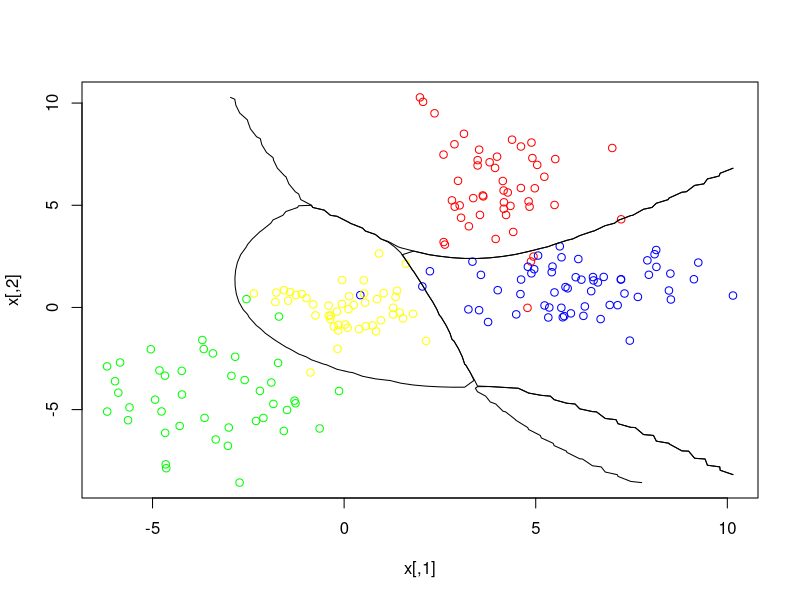
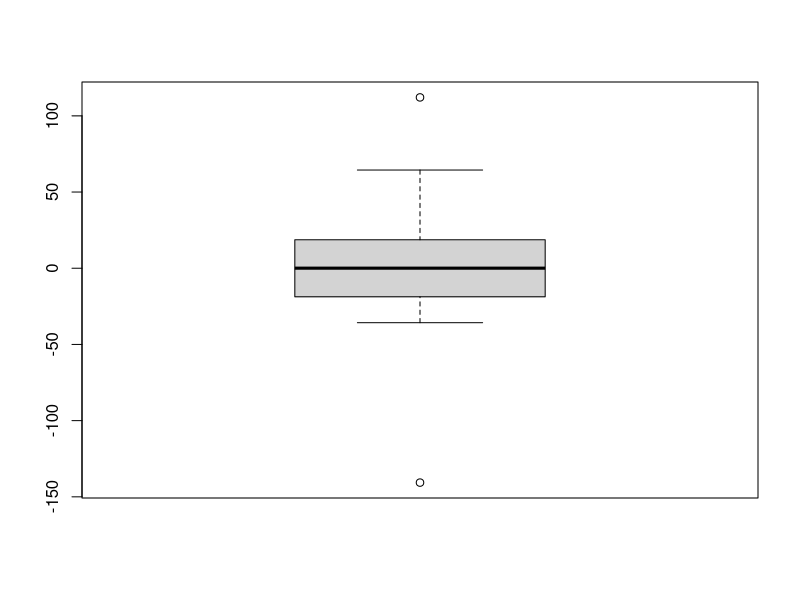
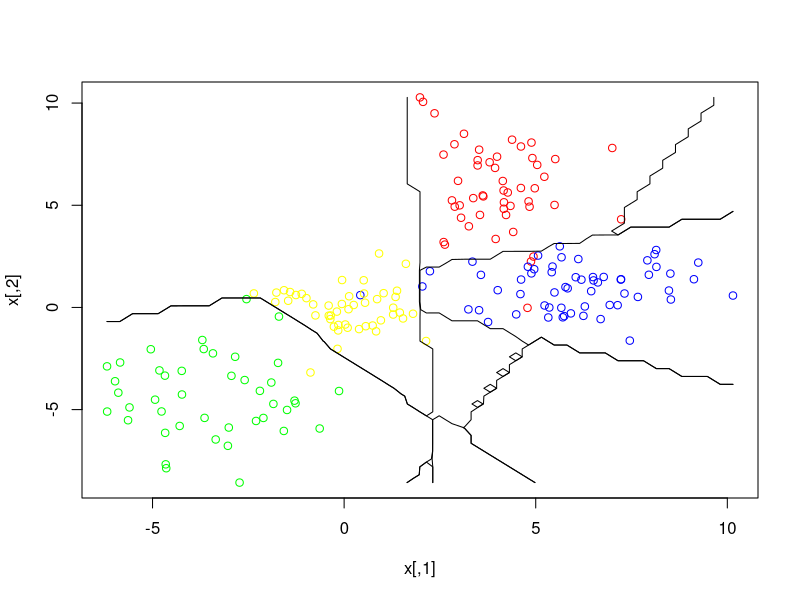
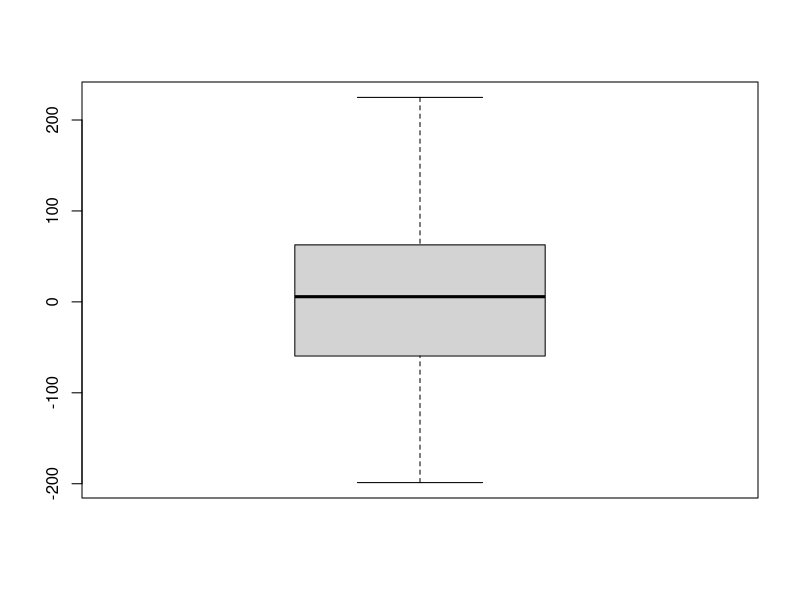
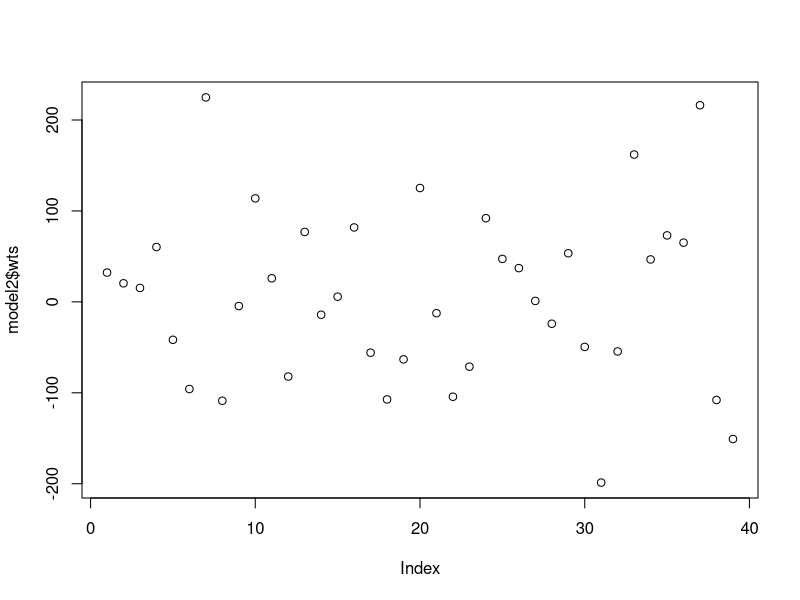
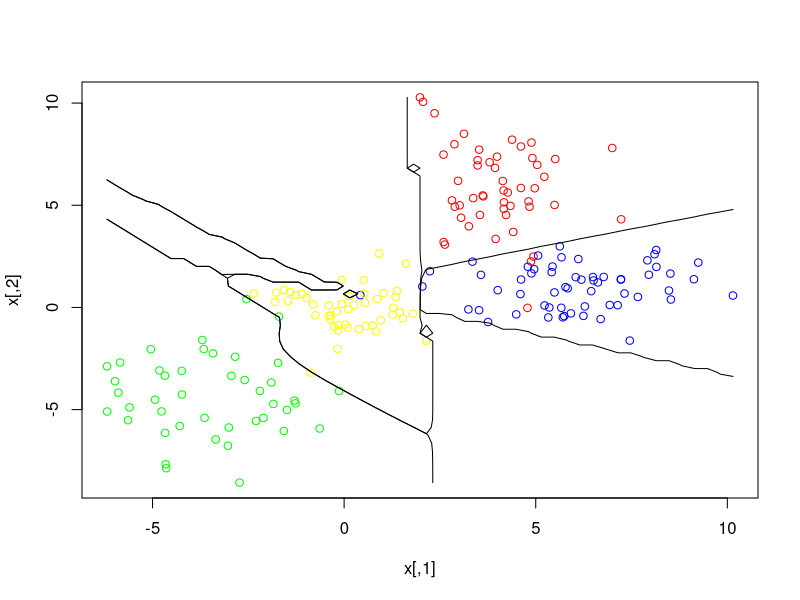
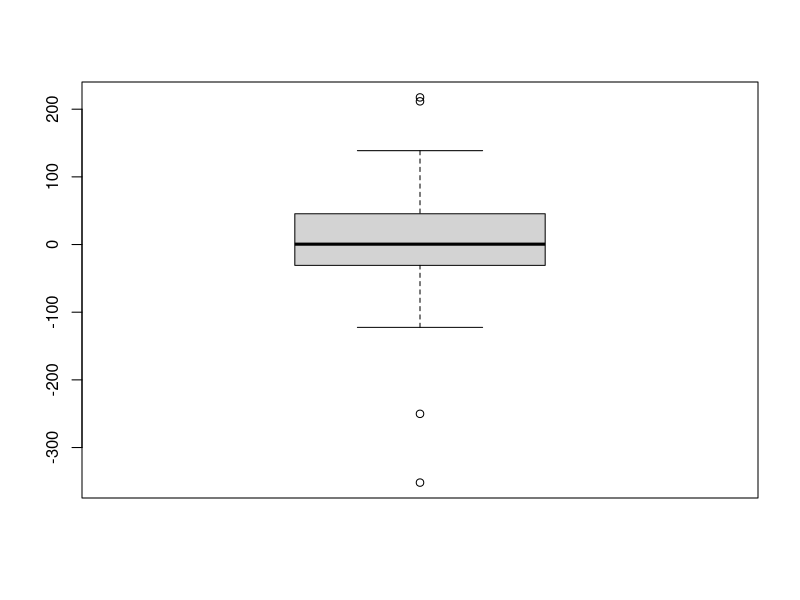
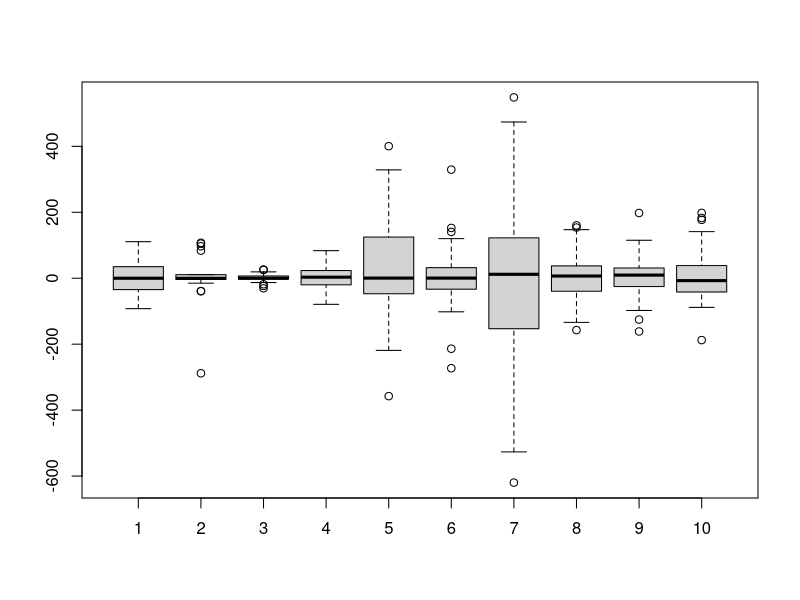

The R script that drew these images, in order: (Note: this script raises an error after producing the figures.)
# UV : SY19 - TP03
# Exercice 2
# Auteurs : Alice Ngwembou - Antoine Hars
# Fichier : exercice2.R

library(MASS)
library(nnet)

# QUESTION 1

# 1.
p1 <- 0.25
p2 <-0.25
p3 <- 0.25
p4 <- 0.25
n <- 200

s1 <- c(1, 2)
s2 <- c(2, 1)
s3 <- c(1.5, 2)
s4 <- c(1, 1)

s <- rbind(s1, s2, s3, s4)

m1 <- c(4, 6)
m2 <- c(6, 1)
m3 <- c(-4, -4)
m4 <- c(0, 0)

m <- rbind(m1, m2, m3, m4)

c <- sample(c(1, 2, 3, 4), size = n, prob = c(p1, p2, p3, p4), replace = TRUE)
x <- cbind(rnorm(n, m[c,1], s[c,1]), rnorm(n, m[c,2], s[c,2]))

couleur <- rep("red", n)
couleur[c==2] <- "blue"
couleur[c==3] <- "green"
couleur[c==4] <- "yellow"
plot(x, col = couleur)

# Frontiere de Bayes
len <- 50

xp <- seq(min(x[,1]), max(x[,1]), length = len)
yp <- seq(min(x[,2]), max(x[,2]), length = len)

grille <- expand.grid(z1 = xp, z2 = yp)

Z <- p1 * dnorm(grille[,1], m[1,1], s[1,1]) * dnorm(grille[,2], m[1,2], s[1,2])
Z <- cbind(Z, p2 * dnorm(grille[,1], m[2,1], s[2,1]) * dnorm(grille[,2], m[2,2], s[2,2]))
Z <- cbind(Z, p3 * dnorm(grille[,1], m[3,1], s[3,1]) * dnorm(grille[,2], m[3,2], s[3,2]))
Z <- cbind(Z, p4 * dnorm(grille[,1], m[4,1], s[4,1]) * dnorm(grille[,2], m[4,2], s[4,2]))

zp <- Z[,4] - pmax(Z[,3], Z[,2], Z[,1])
contour(xp, yp, matrix(zp, len), add = TRUE, levels = 0, drawlabels = FALSE)

zp <- Z[,1] - pmax(Z[,2], Z[,3], Z[,4])
contour(xp, yp, matrix(zp, len), add = TRUE, levels = 0, drawlabels = FALSE)

zp <- Z[,2] - pmax(Z[,1], Z[,3], Z[,4])
contour(xp, yp, matrix(zp, len), add = TRUE, levels = 0, drawlabels = FALSE)

# 2.
# Donner la règle de Bayes

# 3.
# Développer la règle de Bayes pour arriver à la solution

##############################################################################

# QUESTION 2
T <- class.ind(couleur)
model1 <- nnet(x, T, size = 1, decay = 0, softmax = TRUE, maxit = 500)

# Valeur des poids
model1$wts

# Proba à postériori d'appartenance aux classes
Z1 <- predict(model1, grille)

boxplot(model1$wts)


# 1.
model2 <- nnet(x, T, size = 5, decay = 0, softmax = TRUE, maxit = 500)
model2$wts
Z2 <- predict(model2, grille)

plot(x, col = couleur)
zp <- Z2[,4] - pmax(Z2[,3], Z2[,2], Z2[,1])
contour(xp, yp, matrix(zp, len), add = TRUE, levels = 0, drawlabels = FALSE)
zp <- Z2[,1] - pmax(Z2[,2], Z2[,3], Z2[,4])
contour(xp, yp, matrix(zp, len), add = TRUE, levels = 0, drawlabels = FALSE)
zp <- Z2[,2] - pmax(Z2[,1], Z2[,3], Z2[,4])
contour(xp, yp, matrix(zp, len), add = TRUE, levels = 0, drawlabels = FALSE)


# 2.
boxplot(model2$wts)
# Dessin de chaque composante du poids.
plot(model2$wts)


# 3.
# à répéter plusieurs fois.
model2 <- nnet(x, T, size = 5, decay = 0, softmax = TRUE, maxit = 500)
model2$wts
Z2 <- predict(model2, grille)

plot(x, col = couleur)
zp <- Z2[,4] - pmax(Z2[,3], Z2[,2], Z2[,1])
contour(xp, yp, matrix(zp, len), add = TRUE, levels = 0, drawlabels = FALSE)
zp <- Z2[,1] - pmax(Z2[,2], Z2[,3], Z2[,4])
contour(xp, yp, matrix(zp, len), add = TRUE, levels = 0, drawlabels = FALSE)
zp <- Z2[,2] - pmax(Z2[,1], Z2[,3], Z2[,4])
contour(xp, yp, matrix(zp, len), add = TRUE, levels = 0, drawlabels = FALSE)

boxplot(model2$wts)

# Nous n'obtenons pas les mêmes résultats à chaque fois pour l'estimation
# des poids et des frontières de décision.

# 4.
# Le générateur de nombre aléatoire de R n'est pas réinitialisé
# donc nous n'obtenons pas les mêmes frontières.

##############################################################################

# QUESTION 3.

# 1.
set.seed(1)
T <- class.ind(couleur)
model1 <- nnet(x, T, size = 1, decay = 0, softmax = TRUE, maxit = 500)
set.seed(1)
T <- class.ind(couleur)
model2 <- nnet(x, T, size = 2, decay = 0, softmax = TRUE, maxit = 500)
set.seed(1)
T <- class.ind(couleur)
model3 <- nnet(x, T, size = 3, decay = 0, softmax = TRUE, maxit = 500)
set.seed(1)
T <- class.ind(couleur)
model4 <- nnet(x, T, size = 4, decay = 0, softmax = TRUE, maxit = 500)
set.seed(1)
T <- class.ind(couleur)
model5 <- nnet(x, T, size = 5, decay = 0, softmax = TRUE, maxit = 500)
set.seed(1)
T <- class.ind(couleur)
model6 <- nnet(x, T, size = 6, decay = 0, softmax = TRUE, maxit = 500)
set.seed(1)
T <- class.ind(couleur)
model7 <- nnet(x, T, size = 7, decay = 0, softmax = TRUE, maxit = 500)
set.seed(1)
T <- class.ind(couleur)
model8 <- nnet(x, T, size = 8, decay = 0, softmax = TRUE, maxit = 500)
set.seed(1)
T <- class.ind(couleur)
model9 <- nnet(x, T, size = 9, decay = 0, softmax = TRUE, maxit = 500)
set.seed(1)
T <- class.ind(couleur)
model10 <- nnet(x, T, size = 10, decay = 0, softmax = TRUE, maxit = 500)

boxplot(model1$wts, model2$wts, model3$wts, model4$wts, model5$wts, model6$wts, model7$wts, model8$wts, model9$wts, model10$wts)
plot(model1$wts, ylim = c(-5, 5))
plot(model2$wts, ylim = c(-5, 5))
plot(model3$wts, ylim = c(-5, 5))
plot(model4$wts, ylim = c(-5, 5))
plot(model5$wts, ylim = c(-5, 5))
plot(model6$wts, ylim = c(-5, 5))
plot(model7$wts, ylim = c(-5, 5))
plot(model8$wts, ylim = c(-5, 5))
plot(model9$wts, ylim = c(-5, 5))
plot(model10$wts, ylim = c(-5, 5))

# Commenter le nombre de poids à estimer..

# 2.
Z1 <- predict(model1, grille)
Z2 <- predict(model2, grille)
Z3 <- predict(model3, grille)
Z4 <- predict(model4, grille)
Z5 <- predict(model5, grille)
Z6 <- predict(model6, grille)
Z7 <- predict(model7, grille)
Z8 <- predict(model8, grille)
Z9 <- predict(model9, grille)
Z10 <- predict(model10, grille)

plot(x, col = couleur)
zp <- Z1[,4] - pmax(Z1[,3], Z1[,2], Z1[,1])
contour(xp, yp, matrix(zp, len), add = TRUE, levels = 0, drawlabels = FALSE)
zp <- Z1[,1] - pmax(Z1[,2], Z1[,3], Z1[,4])
contour(xp, yp, matrix(zp, len), add = TRUE, levels = 0, drawlabels = FALSE)
zp <- Z1[,2] - pmax(Z1[,1], Z1[,3], Z1[,4])
contour(xp, yp, matrix(zp, len), add = TRUE, levels = 0, drawlabels = FALSE)

plot(x, col = couleur)
zp <- Z2[,4] - pmax(Z2[,3], Z2[,2], Z2[,1])
contour(xp, yp, matrix(zp, len), add = TRUE, levels = 0, drawlabels = FALSE)
zp <- Z2[,1] - pmax(Z2[,2], Z2[,3], Z2[,4])
contour(xp, yp, matrix(zp, len), add = TRUE, levels = 0, drawlabels = FALSE)
zp <- Z2[,2] - pmax(Z2[,1], Z2[,3], Z2[,4])
contour(xp, yp, matrix(zp, len), add = TRUE, levels = 0, drawlabels = FALSE)

plot(x, col = couleur)
zp <- Z3[,4] - pmax(Z3[,3], Z3[,2], Z3[,1])
contour(xp, yp, matrix(zp, len), add = TRUE, levels = 0, drawlabels = FALSE)
zp <- Z3[,1] - pmax(Z3[,2], Z3[,3], Z3[,4])
contour(xp, yp, matrix(zp, len), add = TRUE, levels = 0, drawlabels = FALSE)
zp <- Z3[,2] - pmax(Z3[,1], Z3[,3], Z3[,4])
contour(xp, yp, matrix(zp, len), add = TRUE, levels = 0, drawlabels = FALSE)

plot(x, col = couleur)
zp <- Z4[,4] - pmax(Z4[,3], Z4[,2], Z4[,1])
contour(xp, yp, matrix(zp, len), add = TRUE, levels = 0, drawlabels = FALSE)
zp <- Z4[,1] - pmax(Z4[,2], Z4[,3], Z4[,4])
contour(xp, yp, matrix(zp, len), add = TRUE, levels = 0, drawlabels = FALSE)
zp <- Z4[,2] - pmax(Z4[,1], Z4[,3], Z4[,4])
contour(xp, yp, matrix(zp, len), add = TRUE, levels = 0, drawlabels = FALSE)

plot(x, col = couleur)
zp <- Z5[,4] - pmax(Z5[,3], Z5[,2], Z5[,1])
contour(xp, yp, matrix(zp, len), add = TRUE, levels = 0, drawlabels = FALSE)
zp <- Z5[,1] - pmax(Z5[,2], Z5[,3], Z5[,4])
contour(xp, yp, matrix(zp, len), add = TRUE, levels = 0, drawlabels = FALSE)
zp <- Z5[,2] - pmax(Z5[,1], Z5[,3], Z5[,4])
contour(xp, yp, matrix(zp, len), add = TRUE, levels = 0, drawlabels = FALSE)

plot(x, col = couleur)
zp <- Z6[,4] - pmax(Z6[,3], Z6[,2], Z6[,1])
contour(xp, yp, matrix(zp, len), add = TRUE, levels = 0, drawlabels = FALSE)
zp <- Z6[,1] - pmax(Z6[,2], Z6[,3], Z6[,4])
contour(xp, yp, matrix(zp, len), add = TRUE, levels = 0, drawlabels = FALSE)
zp <- Z6[,2] - pmax(Z6[,1], Z6[,3], Z6[,4])
contour(xp, yp, matrix(zp, len), add = TRUE, levels = 0, drawlabels = FALSE)

plot(x, col = couleur)
zp <- Z7[,4] - pmax(Z7[,3], Z7[,2], Z7[,1])
contour(xp, yp, matrix(zp, len), add = TRUE, levels = 0, drawlabels = FALSE)
zp <- Z7[,1] - pmax(Z7[,2], Z7[,3], Z7[,4])
contour(xp, yp, matrix(zp, len), add = TRUE, levels = 0, drawlabels = FALSE)
zp <- Z7[,2] - pmax(Z7[,1], Z7[,3], Z7[,4])
contour(xp, yp, matrix(zp, len), add = TRUE, levels = 0, drawlabels = FALSE)

plot(x, col = couleur)
zp <- Z8[,4] - pmax(Z8[,3], Z8[,2], Z8[,1])
contour(xp, yp, matrix(zp, len), add = TRUE, levels = 0, drawlabels = FALSE)
zp <- Z8[,1] - pmax(Z8[,2], Z8[,3], Z8[,4])
contour(xp, yp, matrix(zp, len), add = TRUE, levels = 0, drawlabels = FALSE)
zp <- Z8[,2] - pmax(Z8[,1], Z8[,3], Z8[,4])
contour(xp, yp, matrix(zp, len), add = TRUE, levels = 0, drawlabels = FALSE)

plot(x, col = couleur)
zp <- Z9[,4] - pmax(Z9[,3], Z9[,2], Z9[,1])
contour(xp, yp, matrix(zp, len), add = TRUE, levels = 0, drawlabels = FALSE)
zp <- Z9[,1] - pmax(Z9[,2], Z9[,3], Z9[,4])
contour(xp, yp, matrix(zp, len), add = TRUE, levels = 0, drawlabels = FALSE)
zp <- Z9[,2] - pmax(Z9[,1], Z9[,3], Z9[,4])
contour(xp, yp, matrix(zp, len), add = TRUE, levels = 0, drawlabels = FALSE)

plot(x, col = couleur)
zp <- Z10[,4] - pmax(Z10[,3], Z10[,2], Z10[,1])
contour(xp, yp, matrix(zp, len), add = TRUE, levels = 0, drawlabels = FALSE)
zp <- Z10[,1] - pmax(Z10[,2], Z10[,3], Z10[,4])
contour(xp, yp, matrix(zp, len), add = TRUE, levels = 0, drawlabels = FALSE)
zp <- Z10[,2] - pmax(Z10[,1], Z10[,3], Z10[,4])
contour(xp, yp, matrix(zp, len), add = TRUE, levels = 0, drawlabels = FALSE)

# Calcul de la probabilité d'erreur
pred1 <- predict(model1, x)
pred2 <- predict(model2, x)
pred3 <- predict(model3, x)
pred4 <- predict(model4, x)
pred5 <- predict(model5, x)
pred6 <- predict(model6, x)
pred7 <- predict(model7, x)
pred8 <- predict(model8, x)
pred9 <- predict(model9, x)
pred10 <- predict(model10, x)

classes_predict <- function(pred) {

	n = dim(pred)[1]
	m = dim(pred)[2]
	for (i in 1:n) {
		mm = max(pred[i,])
		for (j in 1:m) {
			if (pred[i,j] == mm) {
				pred[i,j] = 1
			} else {
				pred[i,j] = 0
			}
		}
	}
	return(pred)
}

cp1 = classes_predict(pred1)
cp2 = classes_predict(pred2)
cp3 = classes_predict(pred3)
cp4 = classes_predict(pred4)
cp5 = classes_predict(pred5)
cp6 = classes_predict(pred6)
cp7 = classes_predict(pred7)
cp8 = classes_predict(pred8)
cp9 = classes_predict(pred9)
cp10 = classes_predict(pred10)

proba_erreur_emp <- function(T, CP) {

	proba = 0
	n = dim(T)[1]
	m = dim(T)[2]
	for (i in 1:n) {
		CP[i,] = T[i,] - CP[i,]
		comp = 0
		for (j in 1:m) {
			if (CP[i,j] == 0) {
				comp = comp + 1
			}
		}
		if (comp != m) {
			proba = proba + 1
		}
	}
	return(proba / n)
}

proba1 = proba_erreur_emp(T, cp1)
proba2 = proba_erreur_emp(T, cp2)
proba3 = proba_erreur_emp(T, cp3)
proba4 = proba_erreur_emp(T, cp4)
proba5 = proba_erreur_emp(T, cp5)
proba6 = proba_erreur_emp(T, cp6)
proba7 = proba_erreur_emp(T, cp7)
proba8 = proba_erreur_emp(T, cp8)
proba9 = proba_erreur_emp(T, cp9)
proba10 = proba_erreur_emp(T, cp10)

# 3.
set.seed(1)
T <- class.ind(couleur)
model1 <- nnet(x, T, size = 1, decay = 0, softmax = TRUE, maxit = 500)
set.seed(1)
T <- class.ind(couleur)
model2 <- nnet(x, T, size = 2, decay = 0, softmax = TRUE, maxit = 500)
set.seed(1)
T <- class.ind(couleur)
model3 <- nnet(x, T, size = 3, decay = 0, softmax = TRUE, maxit = 500)
set.seed(1)
T <- class.ind(couleur)
model4 <- nnet(x, T, size = 4, decay = 0, softmax = TRUE, maxit = 500)
set.seed(1)
T <- class.ind(couleur)
model5 <- nnet(x, T, size = 5, decay = 0, softmax = TRUE, maxit = 500)
set.seed(1)
T <- class.ind(couleur)
model6 <- nnet(x, T, size = 6, decay = 0, softmax = TRUE, maxit = 500)
set.seed(1)
T <- class.ind(couleur)
model7 <- nnet(x, T, size = 7, decay = 0, softmax = TRUE, maxit = 500)
set.seed(1)
T <- class.ind(couleur)
model8 <- nnet(x, T, size = 8, decay = 0, softmax = TRUE, maxit = 500)
set.seed(1)
T <- class.ind(couleur)
model9 <- nnet(x, T, size = 9, decay = 0, softmax = TRUE, maxit = 500)
set.seed(1)
T <- class.ind(couleur)
model10 <- nnet(x, T, size = 10, decay = 0, softmax = TRUE, maxit = 500)

boxplot(model1$wts, model2$wts, model3$wts, model4$wts, model5$wts, model6$wts, model7$wts, model8$wts, model9$wts, model10$wts)

Z1 <- predict(model1, grille)
Z2 <- predict(model2, grille)
Z3 <- predict(model3, grille)
Z4 <- predict(model4, grille)
Z5 <- predict(model5, grille)
Z6 <- predict(model6, grille)
Z7 <- predict(model7, grille)
Z8 <- predict(model8, grille)
Z9 <- predict(model9, grille)
Z10 <- predict(model10, grille)

plot(x, col = couleur)
zp <- Z1[,4] - pmax(Z1[,3], Z1[,2], Z1[,1])
contour(xp, yp, matrix(zp, len), add = TRUE, levels = 0, drawlabels = FALSE)
zp <- Z1[,1] - pmax(Z1[,2], Z1[,3], Z1[,4])
contour(xp, yp, matrix(zp, len), add = TRUE, levels = 0, drawlabels = FALSE)
zp <- Z1[,2] - pmax(Z1[,1], Z1[,3], Z1[,4])
contour(xp, yp, matrix(zp, len), add = TRUE, levels = 0, drawlabels = FALSE)

plot(x, col = couleur)
zp <- Z2[,4] - pmax(Z2[,3], Z2[,2], Z2[,1])
contour(xp, yp, matrix(zp, len), add = TRUE, levels = 0, drawlabels = FALSE)
zp <- Z2[,1] - pmax(Z2[,2], Z2[,3], Z2[,4])
contour(xp, yp, matrix(zp, len), add = TRUE, levels = 0, drawlabels = FALSE)
zp <- Z2[,2] - pmax(Z2[,1], Z2[,3], Z2[,4])
contour(xp, yp, matrix(zp, len), add = TRUE, levels = 0, drawlabels = FALSE)

plot(x, col = couleur)
zp <- Z3[,4] - pmax(Z3[,3], Z3[,2], Z3[,1])
contour(xp, yp, matrix(zp, len), add = TRUE, levels = 0, drawlabels = FALSE)
zp <- Z3[,1] - pmax(Z3[,2], Z3[,3], Z3[,4])
contour(xp, yp, matrix(zp, len), add = TRUE, levels = 0, drawlabels = FALSE)
zp <- Z3[,2] - pmax(Z3[,1], Z3[,3], Z3[,4])
contour(xp, yp, matrix(zp, len), add = TRUE, levels = 0, drawlabels = FALSE)

plot(x, col = couleur)
zp <- Z4[,4] - pmax(Z4[,3], Z4[,2], Z4[,1])
contour(xp, yp, matrix(zp, len), add = TRUE, levels = 0, drawlabels = FALSE)
zp <- Z4[,1] - pmax(Z4[,2], Z4[,3], Z4[,4])
contour(xp, yp, matrix(zp, len), add = TRUE, levels = 0, drawlabels = FALSE)
zp <- Z4[,2] - pmax(Z4[,1], Z4[,3], Z4[,4])
contour(xp, yp, matrix(zp, len), add = TRUE, levels = 0, drawlabels = FALSE)

plot(x, col = couleur)
zp <- Z5[,4] - pmax(Z5[,3], Z5[,2], Z5[,1])
contour(xp, yp, matrix(zp, len), add = TRUE, levels = 0, drawlabels = FALSE)
zp <- Z5[,1] - pmax(Z5[,2], Z5[,3], Z5[,4])
contour(xp, yp, matrix(zp, len), add = TRUE, levels = 0, drawlabels = FALSE)
zp <- Z5[,2] - pmax(Z5[,1], Z5[,3], Z5[,4])
contour(xp, yp, matrix(zp, len), add = TRUE, levels = 0, drawlabels = FALSE)

plot(x, col = couleur)
zp <- Z6[,4] - pmax(Z6[,3], Z6[,2], Z6[,1])
contour(xp, yp, matrix(zp, len), add = TRUE, levels = 0, drawlabels = FALSE)
zp <- Z6[,1] - pmax(Z6[,2], Z6[,3], Z6[,4])
contour(xp, yp, matrix(zp, len), add = TRUE, levels = 0, drawlabels = FALSE)
zp <- Z6[,2] - pmax(Z6[,1], Z6[,3], Z6[,4])
contour(xp, yp, matrix(zp, len), add = TRUE, levels = 0, drawlabels = FALSE)

plot(x, col = couleur)
zp <- Z7[,4] - pmax(Z7[,3], Z7[,2], Z7[,1])
contour(xp, yp, matrix(zp, len), add = TRUE, levels = 0, drawlabels = FALSE)
zp <- Z7[,1] - pmax(Z7[,2], Z7[,3], Z7[,4])
contour(xp, yp, matrix(zp, len), add = TRUE, levels = 0, drawlabels = FALSE)
zp <- Z7[,2] - pmax(Z7[,1], Z7[,3], Z7[,4])
contour(xp, yp, matrix(zp, len), add = TRUE, levels = 0, drawlabels = FALSE)

plot(x, col = couleur)
zp <- Z8[,4] - pmax(Z8[,3], Z8[,2], Z8[,1])
contour(xp, yp, matrix(zp, len), add = TRUE, levels = 0, drawlabels = FALSE)
zp <- Z8[,1] - pmax(Z8[,2], Z8[,3], Z8[,4])
contour(xp, yp, matrix(zp, len), add = TRUE, levels = 0, drawlabels = FALSE)
zp <- Z8[,2] - pmax(Z8[,1], Z8[,3], Z8[,4])
contour(xp, yp, matrix(zp, len), add = TRUE, levels = 0, drawlabels = FALSE)

plot(x, col = couleur)
zp <- Z9[,4] - pmax(Z9[,3], Z9[,2], Z9[,1])
contour(xp, yp, matrix(zp, len), add = TRUE, levels = 0, drawlabels = FALSE)
zp <- Z9[,1] - pmax(Z9[,2], Z9[,3], Z9[,4])
contour(xp, yp, matrix(zp, len), add = TRUE, levels = 0, drawlabels = FALSE)
zp <- Z9[,2] - pmax(Z9[,1], Z9[,3], Z9[,4])
contour(xp, yp, matrix(zp, len), add = TRUE, levels = 0, drawlabels = FALSE)

plot(x, col = couleur)
zp <- Z10[,4] - pmax(Z10[,3], Z10[,2], Z10[,1])
contour(xp, yp, matrix(zp, len), add = TRUE, levels = 0, drawlabels = FALSE)
zp <- Z10[,1] - pmax(Z10[,2], Z10[,3], Z10[,4])
contour(xp, yp, matrix(zp, len), add = TRUE, levels = 0, drawlabels = FALSE)
zp <- Z10[,2] - pmax(Z10[,1], Z10[,3], Z10[,4])
contour(xp, yp, matrix(zp, len), add = TRUE, levels = 0, drawlabels = FALSE)

# 4.
# Commentaires sur la variabilité des modèles en fonction de size.
# Graphe Pe en fonction de Size

# Calcul de la probabilité d'erreur
pred1 <- predict(model1, x)
pred2 <- predict(model2, x)
pred3 <- predict(model3, x)
pred4 <- predict(model4, x)
pred5 <- predict(model5, x)
pred6 <- predict(model6, x)
pred7 <- predict(model7, x)
pred8 <- predict(model8, x)
pred9 <- predict(model9, x)
pred10 <- predict(model10, x)

cp1 = classes_predict(pred1)
cp2 = classes_predict(pred2)
cp3 = classes_predict(pred3)
cp4 = classes_predict(pred4)
cp5 = classes_predict(pred5)
cp6 = classes_predict(pred6)
cp7 = classes_predict(pred7)
cp8 = classes_predict(pred8)
cp9 = classes_predict(pred9)
cp10 = classes_predict(pred10)

proba1 = proba_erreur_emp(T, cp1)
proba2 = proba_erreur_emp(T, cp2)
proba3 = proba_erreur_emp(T, cp3)
proba4 = proba_erreur_emp(T, cp4)
proba5 = proba_erreur_emp(T, cp5)
proba6 = proba_erreur_emp(T, cp6)
proba7 = proba_erreur_emp(T, cp7)
proba8 = proba_erreur_emp(T, cp8)
proba9 = proba_erreur_emp(T, cp9)
proba10 = proba_erreur_emp(T, cp10)

probas = c(proba1, proba2, proba3, proba4, proba5, proba6, proba7, proba8, proba9, proba10)
plot(probas)

##############################################################################

# QUESTION 4.
set.seed(1)
T <- class.ind(couleur)
model1 <- nnet(x, T, size = 5, decay = 0.001, softmax = TRUE, maxit = 500)
set.seed(1)
T <- class.ind(couleur)
model2 <- nnet(x, T, size = 5, decay = 0.01, softmax = TRUE, maxit = 500)
set.seed(1)
T <- class.ind(couleur)
model3 <- nnet(x, T, size = 5, decay = 0.1, softmax = TRUE, maxit = 500)
set.seed(1)
T <- class.ind(couleur)
model4 <- nnet(x, T, size = 5, decay = 1, softmax = TRUE, maxit = 500)
set.seed(1)
T <- class.ind(couleur)
model5 <- nnet(x, T, size = 5, decay = 10, softmax = TRUE, maxit = 500)
set.seed(1)
T <- class.ind(couleur)
model6 <- nnet(x, T, size = 5, decay = 100, softmax = TRUE, maxit = 500)

Z1 <- predict(model1, grille)
Z2 <- predict(model2, grille)
Z3 <- predict(model3, grille)
Z4 <- predict(model4, grille)
Z5 <- predict(model5, grille)
Z6 <- predict(model6, grille)

plot(x, col = couleur)
zp <- Z1[,4] - pmax(Z1[,3], Z1[,2], Z1[,1])
contour(xp, yp, matrix(zp, len), add = TRUE, levels = 0, drawlabels = FALSE)
zp <- Z1[,1] - pmax(Z1[,2], Z1[,3], Z1[,4])
contour(xp, yp, matrix(zp, len), add = TRUE, levels = 0, drawlabels = FALSE)
zp <- Z1[,2] - pmax(Z1[,1], Z1[,3], Z1[,4])
contour(xp, yp, matrix(zp, len), add = TRUE, levels = 0, drawlabels = FALSE)

plot(x, col = couleur)
zp <- Z2[,4] - pmax(Z2[,3], Z2[,2], Z2[,1])
contour(xp, yp, matrix(zp, len), add = TRUE, levels = 0, drawlabels = FALSE)
zp <- Z2[,1] - pmax(Z2[,2], Z2[,3], Z2[,4])
contour(xp, yp, matrix(zp, len), add = TRUE, levels = 0, drawlabels = FALSE)
zp <- Z2[,2] - pmax(Z2[,1], Z2[,3], Z2[,4])
contour(xp, yp, matrix(zp, len), add = TRUE, levels = 0, drawlabels = FALSE)

plot(x, col = couleur)
zp <- Z3[,4] - pmax(Z3[,3], Z3[,2], Z3[,1])
contour(xp, yp, matrix(zp, len), add = TRUE, levels = 0, drawlabels = FALSE)
zp <- Z3[,1] - pmax(Z3[,2], Z3[,3], Z3[,4])
contour(xp, yp, matrix(zp, len), add = TRUE, levels = 0, drawlabels = FALSE)
zp <- Z3[,2] - pmax(Z3[,1], Z3[,3], Z3[,4])
contour(xp, yp, matrix(zp, len), add = TRUE, levels = 0, drawlabels = FALSE)

plot(x, col = couleur)
zp <- Z4[,4] - pmax(Z4[,3], Z4[,2], Z4[,1])
contour(xp, yp, matrix(zp, len), add = TRUE, levels = 0, drawlabels = FALSE)
zp <- Z4[,1] - pmax(Z4[,2], Z4[,3], Z4[,4])
contour(xp, yp, matrix(zp, len), add = TRUE, levels = 0, drawlabels = FALSE)
zp <- Z4[,2] - pmax(Z4[,1], Z4[,3], Z4[,4])
contour(xp, yp, matrix(zp, len), add = TRUE, levels = 0, drawlabels = FALSE)

plot(x, col = couleur)
zp <- Z5[,4] - pmax(Z5[,3], Z5[,2], Z5[,1])
contour(xp, yp, matrix(zp, len), add = TRUE, levels = 0, drawlabels = FALSE)
zp <- Z5[,1] - pmax(Z5[,2], Z5[,3], Z5[,4])
contour(xp, yp, matrix(zp, len), add = TRUE, levels = 0, drawlabels = FALSE)
zp <- Z5[,2] - pmax(Z5[,1], Z5[,3], Z5[,4])
contour(xp, yp, matrix(zp, len), add = TRUE, levels = 0, drawlabels = FALSE)

plot(x, col = couleur)
zp <- Z6[,4] - pmax(Z6[,3], Z6[,2], Z6[,1])
contour(xp, yp, matrix(zp, len), add = TRUE, levels = 0, drawlabels = FALSE)
zp <- Z6[,1] - pmax(Z6[,2], Z6[,3], Z6[,4])
contour(xp, yp, matrix(zp, len), add = TRUE, levels = 0, drawlabels = FALSE)
zp <- Z6[,2] - pmax(Z6[,1], Z6[,3], Z6[,4])
contour(xp, yp, matrix(zp, len), add = TRUE, levels = 0, drawlabels = FALSE)

# decay : paramètre de pénalisation / régularisation, qui influence la précision du modèle.
# Plus il est petit, plus le modèle proposé est complexe, plus il est grand, moins il est complexe et généraliste.

# 2.
boxplot(model1$wts, model2$wts, model3$wts, model4$wts, model5$wts, model6$wts)
plot(model1$wts, ylim = c(-5, 5))
plot(model2$wts, ylim = c(-5, 5))
plot(model3$wts, ylim = c(-5, 5))
plot(model4$wts, ylim = c(-5, 5))
plot(model5$wts, ylim = c(-5, 5))
plot(model6$wts, ylim = c(-5, 5))

# 3.
# Calcul de la probabilité d'erreur
pred1 <- predict(model1, x)
pred2 <- predict(model2, x)
pred3 <- predict(model3, x)
pred4 <- predict(model4, x)
pred5 <- predict(model5, x)
pred6 <- predict(model6, x)

cp1 = classes_predict(pred1)
cp2 = classes_predict(pred2)
cp3 = classes_predict(pred3)
cp4 = classes_predict(pred4)
cp5 = classes_predict(pred5)
cp6 = classes_predict(pred6)

proba1 = proba_erreur_emp(T, cp1)
proba2 = proba_erreur_emp(T, cp2)
proba3 = proba_erreur_emp(T, cp3)
proba4 = proba_erreur_emp(T, cp4)
proba5 = proba_erreur_emp(T, cp5)
proba6 = proba_erreur_emp(T, cp6)

probas = c(proba1, proba2, proba3, proba4, proba5, proba6)
plot(probas)

# La valeur optimale est 4 d'après le schéma.

##############################################################################

# Séparation selon le sexe
n <- 200
x_sexe <- log(cbind(crabs$FL, crabs$RW))
T_sexe <- class.ind(crabs$sex)
couleur1 <- rep("pink", n)
couleur1[crabs$sex=="M"] <- "cyan"

plot(x_sexe, col = couleur1)

# Séparation selon la couleur
x_color <- log(cbind(crabs$FL, crabs$RW))
T_color <- class.ind(crabs$sp)
couleur2 <- rep("orange", n)
couleur2[crabs$sp == "O"] <- "blue"

plot(x_color, col = couleur2)

# QUESTION 5

# 1.
p = 5

# À CHECKER POUR LA CLASSE 5
simul <- function (x, t, n, p) {

        data = matrix(nrow = n, ncol = 3)
        classe = matrix(nrow = n, ncol = 2)
        i = 1
        m = n / p
		
        for (ki in 1:p) {
        
        	for (j in 1:m) {

				d = dim(x)[1]
				if (is.null(d)) {
					d = 1
					rand = 1
					data[i,c(1,2)] = x
					classe[i, c(1,2)] = t
				} else {
					rand = sample(1:d, 1)
					data[i,1] = x[rand,1]
					data[i,2] = x[rand,2]
					x = x[-rand,]
					
					classe[i,1] = t[rand,1]
					classe[i,2] = t[rand,2]
					t = t[-rand,]
				}
				data[i,3] = ki
				i = i + 1
			}
        }
        result = new.env()
        result$data <- data
        result$classe <- classe
        
        return (result)
}

t_sexe = simul(x_sexe, T_sexe, n, p)
couleur3 <- rep("pink", n)
couleur3[t_sexe$classe[,1] == "0"] <- "cyan"

t_color = simul(x_color, T_color, n, p)
couleur4 <- rep("orange", n)
couleur4[t_color$classe[,1] == "0"] <- "blue"

plot(t_sexe$data, col = couleur3)
plot(t_color$data, col = couleur4)

# Estimation sur la probabilité d'erreur sur le SEXE
set.seed(1)
model1 <- nnet(t_sexe$data[-1:-40,1:2], t_sexe$classe[-1:-40,], size = 6, decay = 0.001, softmax = TRUE, maxit = 500)
pred1 <- predict(model1, t_sexe$data[1:40,1:2])
cp1 = classes_predict(pred1)
proba1 = proba_erreur_emp(t_sexe$classe[1:40], cp1)

set.seed(1)
model2 <- nnet(t_sexe$data[-41:-80,1:2], t_sexe$classe[-41:-80,], size = 6, decay = 0.001, softmax = TRUE, maxit = 500)
pred2 <- predict(model2, t_sexe$data[41:80,1:2])
cp2 = classes_predict(pred2)
proba2 = proba_erreur_emp(t_sexe$classe[41:80], cp2)

set.seed(1)
model3 <- nnet(t_sexe$data[-81:-120,1:2], t_sexe$classe[-81:-120,], size = 6, decay = 0.001, softmax = TRUE, maxit = 500)
pred3 <- predict(model3, t_sexe$data[81:120,1:2])
cp3 = classes_predict(pred3)
proba3 = proba_erreur_emp(t_sexe$classe[81:120], cp3)

set.seed(1)
model4 <- nnet(t_sexe$data[-121:-160,1:2], t_sexe$classe[-121:-160,], size = 6, decay = 0.001, softmax = TRUE, maxit = 500)
pred4 <- predict(model4, t_sexe$data[121:160,1:2])
cp4 = classes_predict(pred4)
proba4 = proba_erreur_emp(t_sexe$classe[121:160], cp4)

set.seed(1)
model5 <- nnet(t_sexe$data[-161:-200,1:2], t_sexe$classe[-161:-200,], size = 6, decay = 0.001, softmax = TRUE, maxit = 500)
pred5 <- predict(model5, t_sexe$data[161:200,1:2])
cp5 = classes_predict(pred5)
proba5 = proba_erreur_emp(t_sexe$classe[161:200], cp5)

probas_sexe = c(proba1, proba2, proba3, proba4, proba5)
pe = mean(probas_sexe)
plot(probas_sexe)

# 2.
xp <- seq(min(t_sexe$data[,1]), max(t_sexe$data[,1]), length = len)
yp <- seq(min(t_sexe$data[,2]), max(t_sexe$data[,2]), length = len)

grille <- expand.grid(z1 = xp, z2 = yp)

Z1 <- predict(model1, grille)
Z2 <- predict(model2, grille)
Z3 <- predict(model3, grille)
Z4 <- predict(model4, grille)
Z5 <- predict(model5, grille)

plot(t_sexe$data[41:200], col = couleur3[41:200])
zp <- Z1[,1] - max(Z1[,2])
contour(xp, yp, matrix(zp, len), add = TRUE, levels = 0, drawlabels = FALSE)
zp <- Z1[,2] - max(Z1[,2])
contour(xp, yp, matrix(zp, len), add = TRUE, levels = 0, drawlabels = FALSE)

plot(t_sexe$data[-41:-80], col = couleur3)
zp <- Z2[,1] - max(Z2[,2])
contour(xp, yp, matrix(zp, len), add = TRUE, levels = 0, drawlabels = FALSE)
zp <- Z2[,2] - max(Z2[,2])
contour(xp, yp, matrix(zp, len), add = TRUE, levels = 0, drawlabels = FALSE)

plot(t_sexe$data[-81:-120], col = couleur3)
zp <- Z3[,1] - max(Z2[,2])
contour(xp, yp, matrix(zp, len), add = TRUE, levels = 0, drawlabels = FALSE)
zp <- Z3[,2] - max(Z2[,2])
contour(xp, yp, matrix(zp, len), add = TRUE, levels = 0, drawlabels = FALSE)

plot(t_sexe$data[-121:-160], col = couleur3)
zp <- Z4[,1] - max(Z4[,2])
contour(xp, yp, matrix(zp, len), add = TRUE, levels = 0, drawlabels = FALSE)
zp <- Z4[,2] - max(Z4[,2])
contour(xp, yp, matrix(zp, len), add = TRUE, levels = 0, drawlabels = FALSE)

plot(t_sexe$data[-161:-200], col = couleur3)
zp <- Z5[,1] - max(Z5[,2])
contour(xp, yp, matrix(zp, len), add = TRUE, levels = 0, drawlabels = FALSE)
zp <- Z5[,2] - max(Z5[,2])
contour(xp, yp, matrix(zp, len), add = TRUE, levels = 0, drawlabels = FALSE)


##############################################################################

# QUESTION 6

# 1.
# Estimation sur la probabilité d'erreur sur la COULEUR
set.seed(1)
model1 <- nnet(t_color$data[-1:-40,1:2], t_color$classe[-1:-40,], size = 5, decay = 0.001, softmax = TRUE, maxit = 500)
pred1 <- predict(model1, t_color$data[1:40,1:2])
cp1 = classes_predict(pred1)
proba1 = proba_erreur_emp(t_color$classe[1:40], cp1)

set.seed(1)
model2 <- nnet(t_color$data[-41:-80,1:2], t_color$classe[-41:-80,], size = 5, decay = 0.001, softmax = TRUE, maxit = 500)
pred2 <- predict(model2, t_color$data[41:80,1:2])
cp2 = classes_predict(pred2)
proba2 = proba_erreur_emp(t_color$classe[41:80], cp2)

set.seed(1)
model3 <- nnet(t_color$data[-81:-120,1:2], t_color$classe[-81:-120,], size = 5, decay = 0.001, softmax = TRUE, maxit = 500)
pred3 <- predict(model3, t_color$data[81:120,1:2])
cp3 = classes_predict(pred3)
proba3 = proba_erreur_emp(t_color$classe[81:120], cp3)

set.seed(1)
model4 <- nnet(t_color$data[-121:-160,1:2], t_color$classe[-121:-160,], size = 5, decay = 0.001, softmax = TRUE, maxit = 500)
pred4 <- predict(model4, t_color$data[121:160,1:2])
cp4 = classes_predict(pred4)
proba4 = proba_erreur_emp(t_color$classe[121:160], cp4)

set.seed(1)
model5 <- nnet(t_color$data[-161:-200,1:2], t_color$classe[-161:-200,], size = 5, decay = 0.001, softmax = TRUE, maxit = 500)
pred5 <- predict(model5, t_color$data[161:200,1:2])
cp5 = classes_predict(pred5)
proba5 = proba_erreur_emp(t_color$classe[161:200], cp5)

probas_color = c(proba1, proba2, proba3, proba4, proba5)
pe = mean(probas_color)
plot(probas_color)

# 2.
len <- 50

xp <- seq(min(t_color$data[,1]), max(t_color$data[,1]), length = len)
yp <- seq(min(t_color$data[,2]), max(t_color$data[,2]), length = len)

grille <- expand.grid(z1 = xp, z2 = yp)

Z1 <- predict(model1, grille)
Z2 <- predict(model2, grille)
Z3 <- predict(model3, grille)
Z4 <- predict(model4, grille)
Z5 <- predict(model5, grille)

plot(t_color$data, col = couleur4)
zp <- Z1[,1] - max(Z1[,2])
contour(xp, yp, matrix(zp, len), add = TRUE, levels = 0, drawlabels = FALSE)
zp <- Z1[,2] - max(Z1[,2])
contour(xp, yp, matrix(zp, len), add = TRUE, levels = 0, drawlabels = FALSE)

plot(t_color$data, col = couleur4)
zp <- Z2[,1] - max(Z2[,2])
contour(xp, yp, matrix(zp, len), add = TRUE, levels = 0, drawlabels = FALSE)
zp <- Z2[,2] - max(Z2[,2])
contour(xp, yp, matrix(zp, len), add = TRUE, levels = 0, drawlabels = FALSE)

plot(t_color$data, col = couleur4)
zp <- Z3[,1] - max(Z3[,2])
contour(xp, yp, matrix(zp, len), add = TRUE, levels = 0, drawlabels = FALSE)
zp <- Z3[,2] - max(Z3[,2])
contour(xp, yp, matrix(zp, len), add = TRUE, levels = 0, drawlabels = FALSE)

plot(t_color$data, col = couleur4)
zp <- Z4[,1] - max(Z4[,2])
contour(xp, yp, matrix(zp, len), add = TRUE, levels = 0, drawlabels = FALSE)
zp <- Z4[,2] - max(Z4[,2])
contour(xp, yp, matrix(zp, len), add = TRUE, levels = 0, drawlabels = FALSE)

plot(t_color$data, col = couleur4)
zp <- Z5[,1] - max(Z5[,2])
contour(xp, yp, matrix(zp, len), add = TRUE, levels = 0, drawlabels = FALSE)
zp <- Z5[,2] - max(Z5[,2])
contour(xp, yp, matrix(zp, len), add = TRUE, levels = 0, drawlabels = FALSE)

